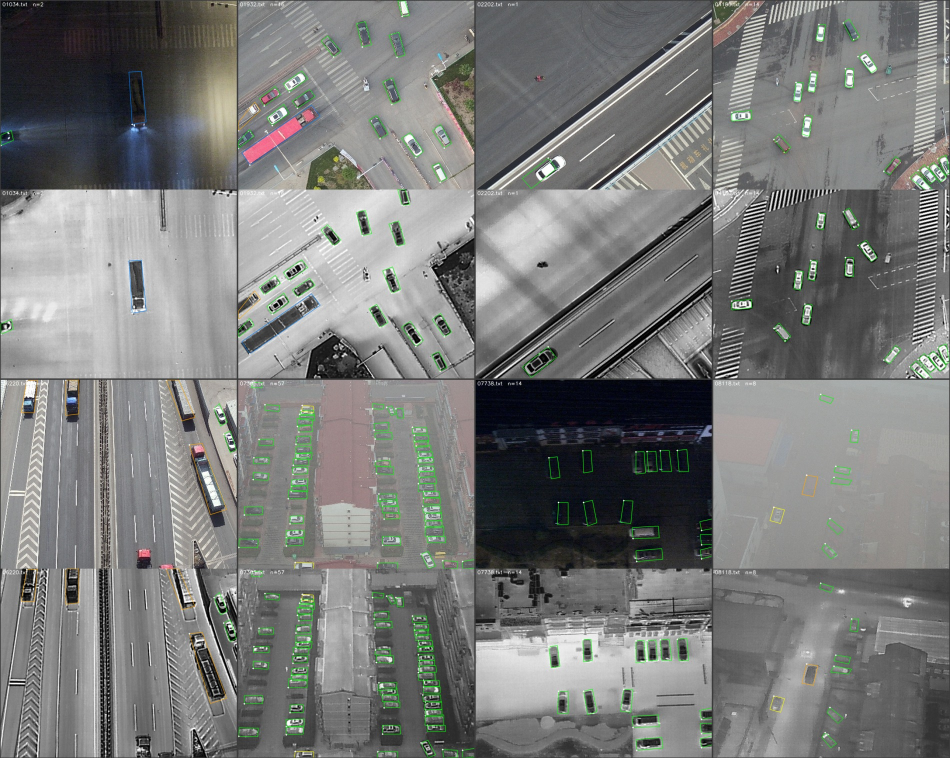
#> input picture results/gt_check/dronevehicle_test.jpg, 1900 x 1516 px, given as the content of the folder data/dronevehicle/images/test, which was not available (shown at 1/2 size)
$ python draw_gt.py --dataset dronevehicle
#> lines starting #> are read from the running program, lines starting #| are printed output that depends on the picture; pictures that were not available may be replaced by others from this repository, and a replacement may not be noted
"""Ve box GT (YOLO-OBB da chuyen doi) len ca hai modality de kiem tra bang mat.

Day la sanity check bat buoc truoc khi train: neu phep chuyen doi toa do sai thi
moi ket qua phia sau deu vo nghia ma khong co dau hieu bao loi.
"""
import argparse, glob, os, random

import cv2
import numpy as np

PALETTE = [(0, 255, 0), (0, 165, 255), (255, 0, 255), (0, 255, 255),
           (255, 128, 0), (128, 0, 255), (0, 0, 255), (255, 255, 0)]


def draw(img, label_path, names):
    vis = img if img.ndim == 3 else cv2.cvtColor(img, cv2.COLOR_GRAY2BGR)
    vis = vis.copy()
    h, w = vis.shape[:2]
    if not os.path.exists(label_path):
        return vis, 0
    n = 0
    for line in open(label_path):
        p = line.split()
        if len(p) != 9:
            continue
        c = int(p[0])
        pts = np.array([float(v) for v in p[1:]], dtype=np.float64).reshape(4, 2)
        pts *= np.array([w, h])
        cv2.polylines(vis, [pts.astype(np.int32)], True, PALETTE[c % len(PALETTE)], 1, cv2.LINE_AA)
        cv2.circle(vis, tuple(pts[0].astype(int)), 2, (255, 255, 255), -1)  # goc dau tien
        n += 1
    cv2.putText(vis, f"{os.path.basename(label_path)}  n={n}", (4, 14),
                cv2.FONT_HERSHEY_SIMPLEX, 0.45, (255, 255, 255), 1, cv2.LINE_AA)
    return vis, n


def main():
    ap = argparse.ArgumentParser()
    ap.add_argument("--dataset", choices=["dronevehicle", "vedai"], required=True)
    ap.add_argument("--split", default="test")
    ap.add_argument("--n", type=int, default=8)
    ap.add_argument("--cols", type=int, default=4)
    ap.add_argument("--seed", type=int, default=1)
    ap.add_argument("--out", default="results/gt_check")
    ap.add_argument("--ids", nargs="*", default=None)
    a = ap.parse_args()

    if a.dataset == "dronevehicle":
        ir_dir, rgb_dir = f"data/dronevehicle/imagesr/{a.split}", f"data/dronevehicle/images/{a.split}"
        lab_dir, ext = f"data/dronevehicle/labels/{a.split}", ".jpg"
        tag = f"dronevehicle_{a.split}"
    else:
        ir_dir, rgb_dir = "data/vedai/imagesr", "data/vedai/images"
        lab_dir, ext = "data/vedai/labels", ".png"
        tag = "vedai"

    ids = a.ids or sorted(os.path.splitext(os.path.basename(p))[0] for p in glob.glob(f"{rgb_dir}/*{ext}"))
    if not a.ids:
        rng = random.Random(a.seed)
        ids = rng.sample(ids, min(a.n, len(ids)))
    os.makedirs(a.out, exist_ok=True)

    cells, total = [], 0
    for sid in sorted(ids):
        rgb = cv2.imread(f"{rgb_dir}/{sid}{ext}", cv2.IMREAD_COLOR)
#> rgb is the input picture: shape (1516, 1900, 3); mean B, G, R 121.5, 123, 121.6
        ir = cv2.imread(f"{ir_dir}/{sid}{ext}", cv2.IMREAD_GRAYSCALE)
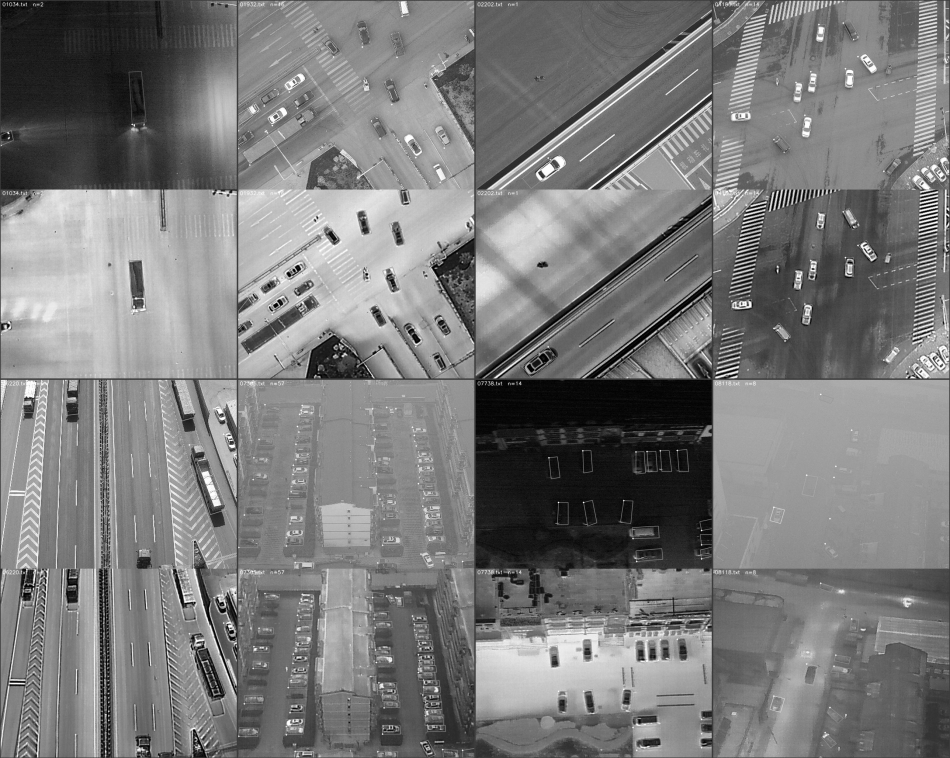
#> ir: shape (1516, 1900) (shown at 1/2 size); min 0, max 255, mean 122.4
        if rgb is None or ir is None:
            continue
        a1, n = draw(rgb, f"{lab_dir}/{sid}.txt", None)
#> n = 0
        a2, _ = draw(ir, f"{lab_dir}/{sid}.txt", None)
        total += n
#> total = 0
        cell = np.vstack([a1, a2])
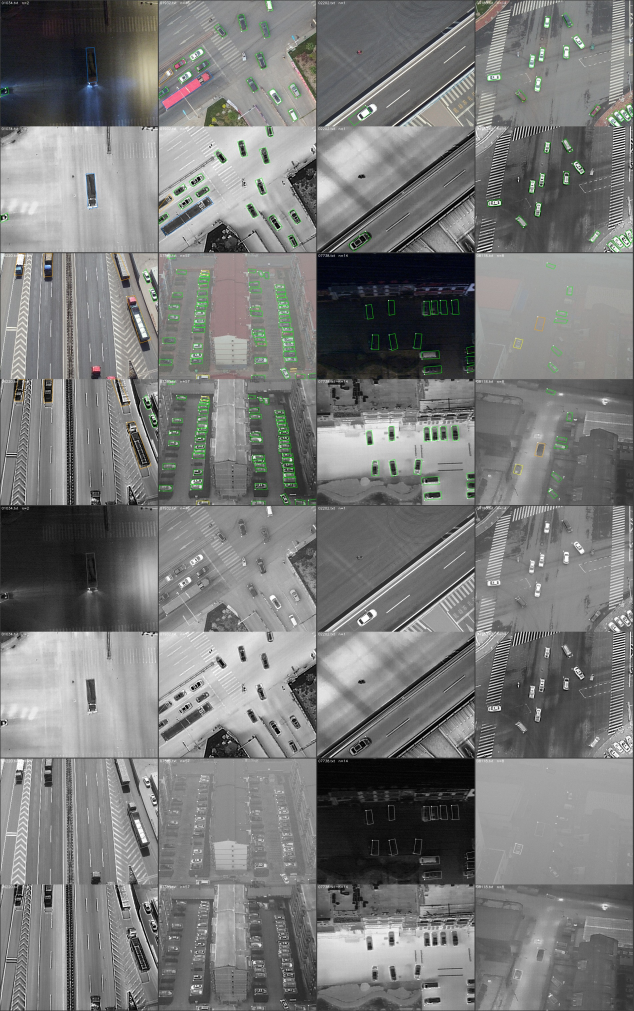
#> cell: shape (3032, 1900, 3) (shown at 1/3 size); mean B, G, R 121.9, 122.7, 122
        cells.append(cv2.copyMakeBorder(cell, 2, 2, 2, 2, cv2.BORDER_CONSTANT, value=(60, 60, 60)))
    while len(cells) % a.cols:
        cells.append(np.zeros_like(cells[0]))
#> this loop made 3 passes
#> after the loop, cells = 4 items
    m = np.vstack([np.hstack(cells[i:i + a.cols]) for i in range(0, len(cells), a.cols)])
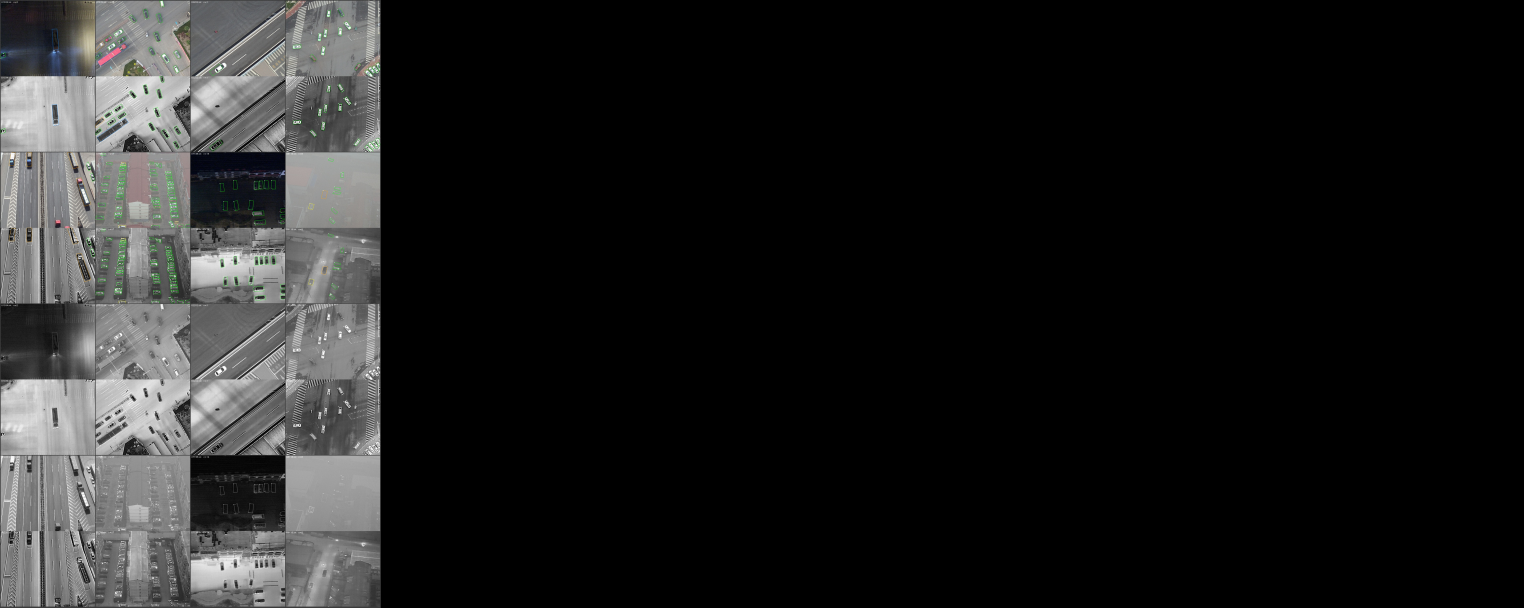
#> m: shape (3036, 7616, 3) (shown at 1/5 size); mean of channels 0, 1, 2 30.4, 30.6, 30.5; drawn as B, G, R
    scale = min(1.0, 1900 / m.shape[1])
#> scale = 0.249
    if scale < 1.0:
        m = cv2.resize(m, None, fx=scale, fy=scale, interpolation=cv2.INTER_AREA)
#> m: shape (757, 1900, 3)
    p = f"{a.out}/{tag}.jpg"
    cv2.imwrite(p, m, [cv2.IMWRITE_JPEG_QUALITY, 92])
    print(f"wrote {p}  ({len(ids)} anh, {total} box; hang tren RGB, hang duoi IR)")
#| wrote results/gt_check/dronevehicle_test.jpg  (1 anh, 0 box; hang tren RGB, hang duoi IR)


if __name__ == "__main__":
    main()
